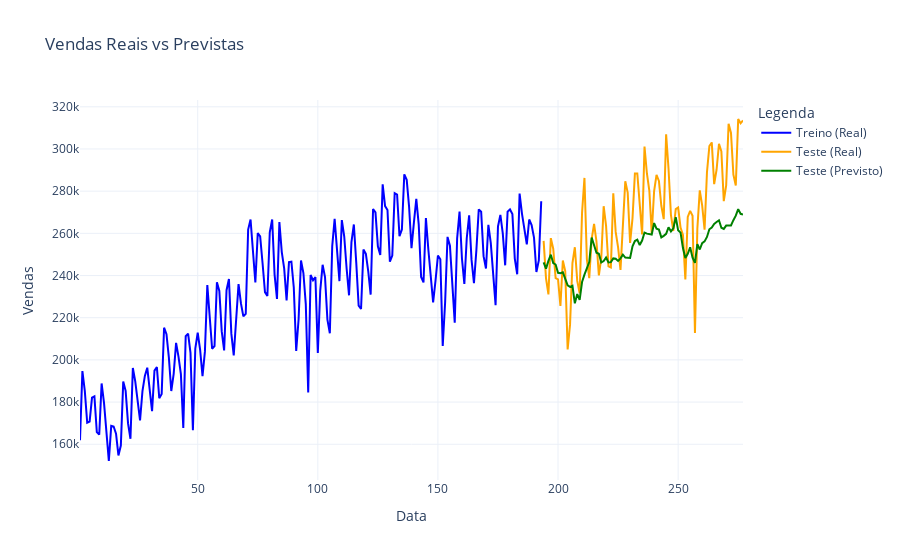

This figure's notebook cell:
### Code cell
# Preparar os dados
data_scaled, scaler = prepare_data_CNN(m5_agrupado)

look_back = 10

# Criar sequências e dividir os dados em conjuntos de treino e teste
X_train, X_test, y_train, y_test, train_size = split_data_CNN(data_scaled, look_back)

# Construir e treinar o modelo
model = build_model_CNN(look_back)

start_train_time = time.time()
history = train_model_CNN(model, X_train, y_train)
end_train_time = time.time()
train_time = end_train_time - start_train_time


# Realizar previsões no conjunto de teste
start_forecast_time = time.time()
test_predict = make_predictions_CNN(model, X_test)
end_forecast_time = time.time()
forecast_time = end_forecast_time - start_forecast_time


# Reverter a normalização das previsões e dos valores reais
test_predict_original = scaler.inverse_transform(test_predict).flatten()
y_test_original = scaler.inverse_transform(y_test.reshape(-1, 1)).flatten()

# Obter os índices reais para treino e teste
train_index = m5_agrupado.index[:train_size]  # Índices do conjunto de treino
test_index = m5_agrupado.index[train_size:]   # Índices do conjunto de teste

# Dados de treino original
train_original = scaler.inverse_transform(data_scaled[:train_size]).flatten()

# Dados reais para plotagem do teste
data_test_original = scaler.inverse_transform(data_scaled[train_size:]).flatten()

# Plotando os dados originais e previstos
fig = go.Figure()

# Dados reais (treino)
fig.add_trace(go.Scatter(
    x=train_index, 
    y=train_original, 
    mode='lines', 
    name='Treino (Real)', 
    line=dict(color='blue')
))

# Dados reais (teste)
fig.add_trace(go.Scatter(
    x=test_index, 
    y=data_test_original, 
    mode='lines', 
    name='Teste (Real)', 
    line=dict(color='orange')
))

# Dados previstos (teste)
fig.add_trace(go.Scatter(
    x=test_index[:len(test_predict_original)],  # Garantir o alinhamento
    y=test_predict_original, 
    mode='lines', 
    name='Teste (Previsto)', 
    line=dict(color='green')
))

# Configuração do gráfico
fig.update_layout(
    title='Vendas Reais vs Previstas',
    xaxis_title='Data',
    yaxis_title='Vendas',
    legend_title='Legenda',
    template='plotly_white'
)

fig.show()

### Figure 1 — Plotly figure (JSON) as saved in the notebook; plotly's stock layout.template omitted (floating-point values rounded to 4 significant figures; data arrays with more than 128 entries replaced by an {"elided": "..."} marker saying what was removed)
{"data": [{"line": {"color": "blue"}, "mode": "lines", "name": "Treino (Real)", "type": "scatter", "x": {"elided": "193 int values"}, "y": {"elided": "193 float values"}}, {"line": {"color": "orange"}, "mode": "lines", "name": "Teste (Real)", "type": "scatter", "x": [194, 195, 196, 197, 198, 199, 200, 201, 202, 203, 204, 205, 206, 207, 208, 209, 210, 211, 212, 213, 214, 215, 216, 217, 218, 219, 220, 221, 222, 223, 224, 225, 226, 227, 228, 229, 230, 231, 232, 233, 234, 235, 236, 237, 238, 239, 240, 241, 242, 243, 244, 245, 246, 247, 248, 249, 250, 251, 252, 253, 254, 255, 256, 257, 258, 259, 260, 261, 262, 263, 264, 265, 266, 267, 268, 269, 270, 271, 272, 273, 274, 275, 276, 277], "y": [256434, 238673, 231081, 257742, 252686, 238757, 238128, 225610, 247099, 242126, 205000.0, 216706, 245932, 253417, 237461, 231600.0, 269703, 286269, 247700.0, 238739, 257284, 264444, 256144, 240071, 248400.0, 272875, 263517, 244300.0, 243841, 279005, 260687, 253319, 242677, 266316, 284689, 279297, 255412, 267132, 288327, 288356, 274547, 259518, 301161, 288381, 280318, 260070, 280053, 287731, 284868, 273074, 266753, 306993, 290608, 268786, 261116, 271482, 272242, 262726, 259200.0, 238170, 267797, 270680, 268368, 212812, 262356, 280380, 273260, 261716, 288980, 301380, 303109, 283322, 290163, 302453, 298786, 275282, 282772, 311984, 307634, 287796, 282731, 314216, 312183, 313500]}, {"line": {"color": "green"}, "mode": "lines", "name": "Teste (Previsto)", "type": "scatter", "x": [194, 195, 196, 197, 198, 199, 200, 201, 202, 203, 204, 205, 206, 207, 208, 209, 210, 211, 212, 213, 214, 215, 216, 217, 218, 219, 220, 221, 222, 223, 224, 225, 226, 227, 228, 229, 230, 231, 232, 233, 234, 235, 236, 237, 238, 239, 240, 241, 242, 243, 244, 245, 246, 247, 248, 249, 250, 251, 252, 253, 254, 255, 256, 257, 258, 259, 260, 261, 262, 263, 264, 265, 266, 267, 268, 269, 270, 271, 272, 273, 274, 275, 276, 277], "y": [246300.0, 243300.0, 246900.0, 249900.0, 245900.0, 245200.0, 241300.0, 241100.0, 241500.0, 238500.0, 235400.0, 234600.0, 235200.0, 226800.0, 231200.0, 228400.0, 236900.0, 240400.0, 243300.0, 246400.0, 258000.0, 254500.0, 250800.0, 250300.0, 246200.0, 246800.0, 248500.0, 246200.0, 246400.0, 248100.0, 248000.0, 246900.0, 248100.0, 249900.0, 248500.0, 248400.0, 248400.0, 253900.0, 256400.0, 257000.0, 254400.0, 256600.0, 260400.0, 259900.0, 259800.0, 259400.0, 264900.0, 262200.0, 261800.0, 258100.0, 258800.0, 259800.0, 262900.0, 260900.0, 262400.0, 267700.0, 261400.0, 260300.0, 253000.0, 248400.0, 250300.0, 253400.0, 248500.0, 246000.0, 254900.0, 252300.0, 255400.0, 256200.0, 258300.0, 261900.0, 262800.0, 264500.0, 265400.0, 266200.0, 262700.0, 262100.0, 263700.0, 263600.0, 263700.0, 266200.0, 268377, 271500.0, 269300.0, 269000.0]}], "layout": {"legend": {"title": {"text": "Legenda"}}, "title": {"text": "Vendas Reais vs Previstas"}, "xaxis": {"title": {"text": "Data"}}, "yaxis": {"title": {"text": "Vendas"}}}}
